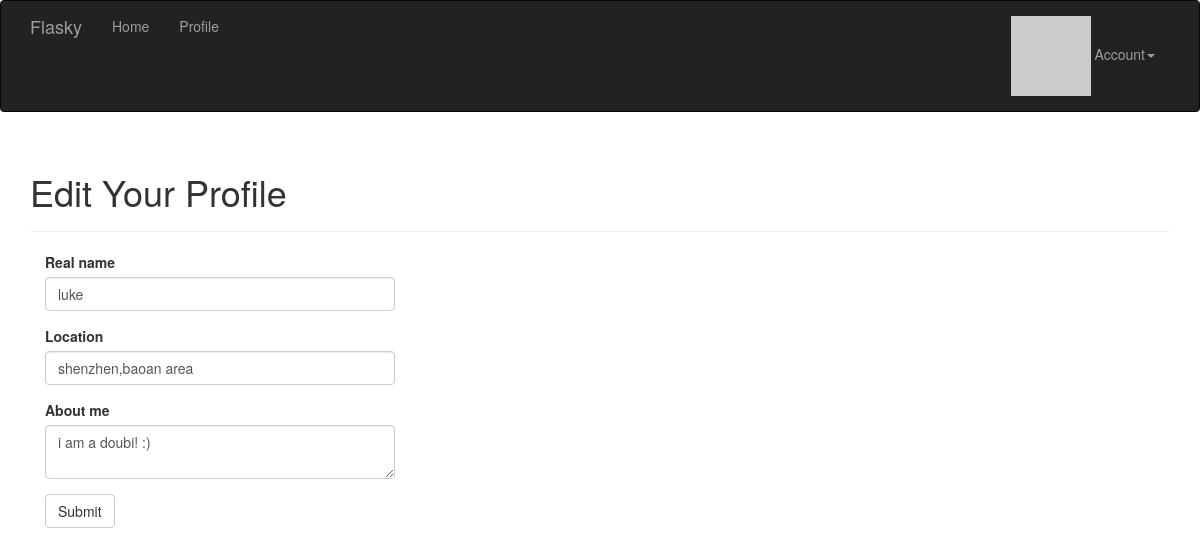
The app's page /edit-profile (signed in) with its own data.
### app/models.py (models this page shows, shortened)
class User(UserMixin, db.Model):
    __tablename__ = 'users'
    id = db.Column(db.Integer, primary_key=True)
    email = db.Column(db.String(64), unique=True, index=True)
    username = db.Column(db.String(64), unique=True, index=True)
    role_id = db.Column(db.Integer, db.ForeignKey('roles.id'))
    password_hash = db.Column(db.String(128))
    confirmed = db.Column(db.Boolean, default=False)
    name = db.Column(db.String(64))
    location = db.Column(db.String(64))
    about_me = db.Column(db.Text())
    member_since = db.Column(db.DateTime(), default=datetime.utcnow)
    last_seen = db.Column(db.DateTime(), default=datetime.utcnow)
    avatar_hash = db.Column(db.String(32))
    posts = db.relationship('Post', backref='author', lazy='dynamic')
    @property
    def password(self):
        raise AttributeError('password is not a readable attribute')
    def ping(self):
        self.last_seen = datetime.utcnow()
        db.session.add(self)
    def gravatar(self, size=256, default="identicon", rating="g"):
        if request.is_secure:
            url = 'https://secure.gravatar.com/avatar'
        else:
            url = 'http://www.gravatar.com/avatar'
        hash = self.avatar_hash or hashlib.md5(
                self.email.encode('utf-8')).hexdigest()
        return '{url}/{hash}?s={size}&d={default}&r={rating}'.format(
                url=url, hash=hash, size=size, default=default, rating=rating)

### app/main/views.py (the view, shortened to what this page needs)
@main.route('/edit-profile', methods=['POST', 'GET'])
def edit_profile():
    form = EditProfileForm()
    form.name.data = current_user.name
    form.location.data = current_user.location
    form.about_me.data = current_user.about_me
    return render_template('edit-profile.html', form=form)

### app/main/forms.py
class EditProfileForm(Form):
    name = StringField('Real name', validators=[Length(0, 64)])
    location = StringField('Location', validators=[Length(0, 64)])
    about_me = TextAreaField('About me')
    submit = SubmitField('Submit')

### app/auth/views.py (called while the page is built)
@auth.before_app_request
def before_request():
    if current_user.is_authenticated:
        current_user.ping()
        if not current_user.confirmed \
               and request.endpoint[:5] != 'auth.' \
               and request.endpoint != 'static':
            return redirect(url_for('auth.unconfirmed'))

### app/main/__init__.py (called while the page is built)
@main.app_context_processor
def inject_perssions():
    return dict(Perssion=Perssion)

### app/models.py (called while the page is built)
@login_manager.user_loader
def load_user(user_id):
    return User.query.get(int(user_id))

### app/templates/edit-profile.html (shortened to what this page needs)
{% extends "base.html" %}
{% import "bootstrap/wtf.html" as wtf %}
{% block page_content %}
<div class="page-header">
  <h1>Edit Your Profile</h1>
</div>
<div class="col-md-4">
  {{ wtf.quick_form(form) }}
{% endblock %}

### records on screen
User: name "luke", location "shenzhen,baoan area", about_me "i am a doubi! :)"
